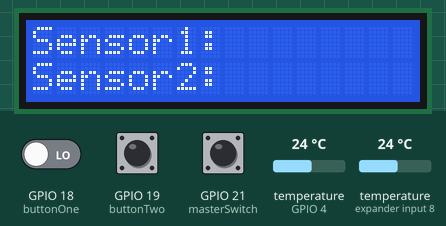
This sketch was run on a simulated ESP32. Parts: 16×2 character LCD. Inputs (shaded band) come from the test bench; at power-on: GPIO 21 (masterSwitch) LOW, GPIO 18 (buttonOne) LOW, GPIO 19 (buttonTwo) LOW, temperature (sensors on expander input 8, GPIO 4) 24 °C. WiFi joins after 1.5 s; servers stay silent unless stated; what the sketch prints to the serial monitor is not drawn.

Above: at 3.2 s.
3.3 s: GPIO 21 (masterSwitch) pulled HIGH for 0.15 s
At 5.1 s:
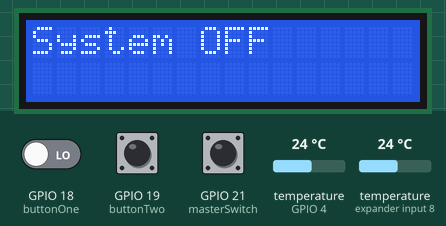
5.8 s: GPIO 21 (masterSwitch) pulled HIGH for 3.2 s
At 6.2 s:
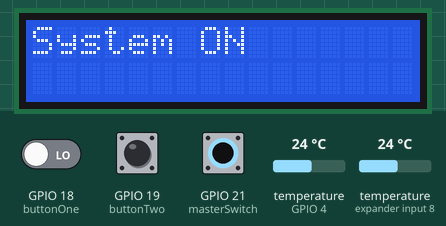
11.4 s: GPIO 18 (buttonOne) driven HIGH and GPIO 21 (masterSwitch) driven HIGH
At 14.0 s:
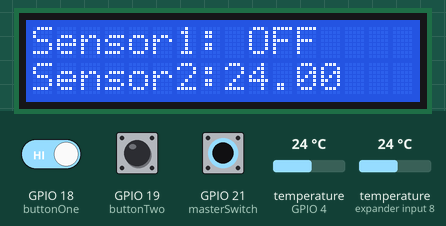
14.4 s: GPIO 19 (buttonTwo) pulled HIGH for 3.2 s
At 17.1 s:
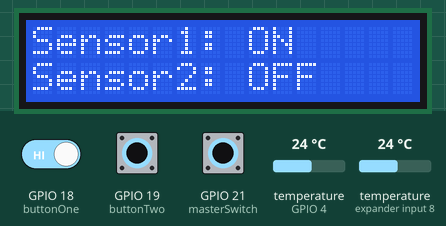
19.9 s: GPIO 19 (buttonTwo) pulled HIGH for 3.2 s
At 22.0 s:
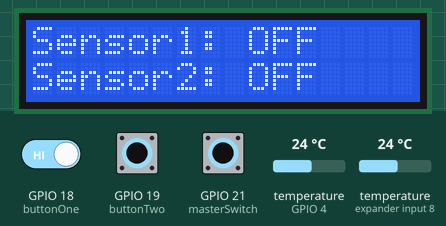
25.0 s: temperature (sensor on expander input 8) set to 12 °C
At 27.4 s:
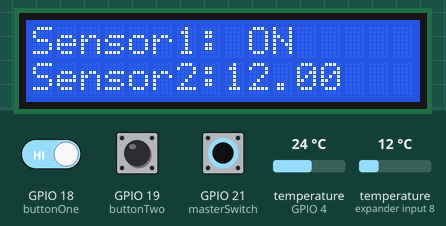
Timing chart, 0 to 28.9 s (numbered marks = the images above; inputs shaded):
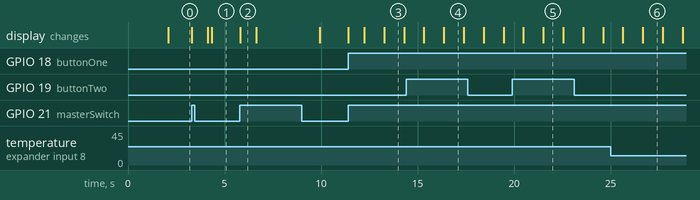

Measured:
- after the input at 3.3 s, the display: first changes at once (image 1 shows a later state)
- after the input at 5.8 s, the display: changes at once (image 2)
- after the input at 11.4 s, the display: first changes at once (image 3 shows a later state)
- after the input at 14.4 s, the display: first differs from a run without the input after 2.0 s (image 4)
- after the input at 19.9 s, the display: first differs from a run without the input after 1.6 s (image 5)
- after the input at 25.0 s, the display: first changes after 0.64 s (image 6 shows a later state)
- what the display in image 2 shows lasts 0.8 s, from 5.8 s to 6.6 s

The sketch:

WebServer.ino
```cpp
#include <WiFi.h>
#include <DallasTemperature.h>
#include <OneWire.h>
#include <LiquidCrystal.h>

// Wi-Fi credentials
const char* ssid = "Logans-Phone";
const char* password = "Falcons1";

// Temperature sensor pin
#define ONE_WIRE_BUS 4

// Set up a oneWire instance to communicate with any OneWire devices
OneWire oneWire(ONE_WIRE_BUS);

// Pass our oneWire reference to Dallas Temperature sensor
DallasTemperature sensors(&oneWire);

float sensorData[2]; // Array to store temperature data from sensors

// Server IP address and port number for data transmission and command handling
const char* serverIP = "192.168.139.1";  // Replace with your laptop’s IP address
const int serverPort = 3000;             // Port to send data to JavaFX application
const int commandPort = 3001;            // Port to receive commands from JavaFX application

unsigned long previousMillis = 0;
const long interval = 1000;              // Interval to send data (1 second)

WiFiClient client;                       // WiFi client to manage TCP connection
WiFiServer commandServer(commandPort);   // Create server to listen for commands from JavaFX

// LCD and Button Configuration
#define buttonOne 18
#define buttonTwo 19
#define masterSwitch 21 // Master switch pin

const int rs = 13, en = 12, d4 = 14, d5 = 27, d6 = 26, d7 = 25;
LiquidCrystal lcd(rs, en, d4, d5, d6, d7);

int onOne = 1;                           // Toggle flag for Sensor 1 display on LCD
int onTwo = 1;                           // Toggle flag for Sensor 2 display on LCD

int virtualOnOne = 1;                    // Separate flag for virtual control of Sensor 1
int virtualOnTwo = 1;                    // Separate flag for virtual control of Sensor 2

int masterSwitchState = LOW;             // State of the master switch
int lastMasterSwitchState = LOW;         // Last recorded state of the master switch

DeviceAddress tempDeviceAddress;
int numberOfDevices;

// Button debounce configuration
unsigned long lastDebounceTimeOne = 0;
unsigned long lastDebounceTimeTwo = 0;
int lastButtonStateOne = LOW;
int lastButtonStateTwo = LOW;
const unsigned long debounceDelay = 20;  // Debounce delay to avoid multiple presses

void setup() {
  Serial.begin(115200);

  // Initialize Wi-Fi connection
  WiFi.begin(ssid, password);
  Serial.print("Connecting to WiFi...");
  while (WiFi.status() != WL_CONNECTED) {
    delay(1000);
    Serial.print(".");
  }
  Serial.println("\nConnected to WiFi");
  Serial.println("ESP32 IP Address: ");
  Serial.println(WiFi.localIP());

  // Start the command server to listen for commands from JavaFX
  commandServer.begin();
  Serial.println("Command server started on port 3001");

  // Initialize temperature sensors
  sensors.begin();
  numberOfDevices = sensors.getDeviceCount();
  Serial.print("Found ");
  Serial.print(numberOfDevices, DEC);
  Serial.println(" temperature devices.");

  // Initialize LCD
  lcd.begin(16, 2);
  lcd.clear();
  lcd.print("Sensor1:");
  lcd.setCursor(0, 1);
  lcd.print("Sensor2:");

  // Initialize button and master switch pins
  pinMode(buttonOne, INPUT);
  pinMode(buttonTwo, INPUT);
  pinMode(masterSwitch, INPUT); // Master switch pin
}

void loop() {
  // Read master switch state
  masterSwitchState = digitalRead(masterSwitch);

  // If master switch state changes, update the system
  if (masterSwitchState != lastMasterSwitchState) {
    if (masterSwitchState == LOW) {
      lcd.clear();
      lcd.print("System OFF");
      sendDataToServer("no_data");  // Send no_data message to JavaFX
    } else {
      lcd.clear();
      lcd.print("System ON");
    }
    lastMasterSwitchState = masterSwitchState;
  }

  // Only operate if master switch is ON
  if (masterSwitchState == HIGH) {
    // Get sensor readings
    sensors.requestTemperatures();
    sensorData[0] = sensors.getTempCByIndex(0);
    sensorData[1] = sensors.getTempCByIndex(1);

    // Display data on the LCD
    updateLCD();

    // Handle button presses for physical buttons
    handlePhysicalButtonPresses();

    // Handle incoming commands from JavaFX application
    handleIncomingCommands();

    // Send data to server at defined intervals
    unsigned long currentMillis = millis();
    if (currentMillis - previousMillis >= interval) {
      previousMillis = currentMillis;
      sendDataToServer();
    }
  }

  //delay(100);  // Short delay to avoid overloading the loop
}

void sendDataToServer() {
  if (WiFi.status() == WL_CONNECTED && masterSwitchState == HIGH) {
    if (client.connect(serverIP, serverPort)) {
      String jsonData = "{\"sensor1\":" + String(sensorData[0], 2) + ",\"sensor2\":" + String(sensorData[1], 2) + "}";
      client.println(jsonData);
      Serial.println("Data sent: " + jsonData);
      client.stop();
    } else {
      Serial.println("Connection to server failed.");
    }
  } else {
    Serial.println("WiFi not connected or Master Switch is OFF.");
  }
}

void sendDataToServer(String message) {
  if (WiFi.status() == WL_CONNECTED) {
    if (client.connect(serverIP, serverPort)) {
      client.println(message);
      Serial.println("Message sent: " + message);
      client.stop();
    } else {
      Serial.println("Connection to server failed.");
    }
  } else {
    Serial.println("WiFi not connected.");
  }
}

void updateLCD() {
  if (masterSwitchState == HIGH) {
    for (int i = 0; i < numberOfDevices; i++) {
      if (sensors.getAddress(tempDeviceAddress, i)) {
        float tempC = sensors.getTempC(tempDeviceAddress);
        if (tempC != -127.00) {
          if (i == 0 && onOne == 1) {
            lcd.setCursor(0, 0);
            lcd.print("Sensor1:");
            lcd.setCursor(8, 0);
            lcd.print(tempC);
          } else if (i == 0) {
            lcd.setCursor(8, 0);
            lcd.print(" OFF ");
          }
          if (i == 1 && onTwo == 1) {
            lcd.setCursor(0, 1);
            lcd.print("Sensor2:");
            lcd.setCursor(8, 1);
            lcd.print(tempC);
          } else if (i == 1) {
            lcd.setCursor(8, 1);
            lcd.print(" OFF ");
          }
        } else {
          if (i == 0) {
            lcd.setCursor(8, 0);
            lcd.print("ERROR");
          } else {
            lcd.setCursor(8, 1);
            lcd.print("ERROR");
          }
        }
      }
    }
  } else {
    lcd.clear();
    lcd.print("No Data");
  }
}

void handlePhysicalButtonPresses() {
  // Read the state of each button
  int readingOne = digitalRead(buttonOne);
  int readingTwo = digitalRead(buttonTwo);

  // Debounce button 1
  if (readingOne != lastButtonStateOne) {
    lastDebounceTimeOne = millis();  // Reset debounce timer
  }
  if ((millis() - lastDebounceTimeOne) > debounceDelay && readingOne == HIGH) {
    onOne = !onOne; // Toggle Sensor 1 state
    virtualOnOne = onOne; // Synchronize with virtual state
    lcd.setCursor(8, 0);
    lcd.print(onOne ? " ON " : " OFF ");
  }
  lastButtonStateOne = readingOne;

  // Debounce button 2
  if (readingTwo != lastButtonStateTwo) {
    lastDebounceTimeTwo = millis();  // Reset debounce timer
  }
  if ((millis() - lastDebounceTimeTwo) > debounceDelay && readingTwo == HIGH) {
    onTwo = !onTwo; // Toggle Sensor 2 state
    virtualOnTwo = onTwo; // Synchronize with virtual state
    lcd.setCursor(8, 1);
    lcd.print(onTwo ? " ON " : " OFF ");
  }
  lastButtonStateTwo = readingTwo;
}

void handleIncomingCommands() {
  WiFiClient commandClient = commandServer.available(); // Check for incoming clients

  if (commandClient) {
    Serial.println("Command received from JavaFX application");
    String command = commandClient.readStringUntil('\n'); // Read the command
    command.trim();  // Remove any trailing whitespace

    // Handle the received command
    if (command == "toggleSensor1") {
      virtualOnOne = !virtualOnOne; // Toggle virtual state for Sensor 1
      onOne = virtualOnOne;         // Sync physical state with virtual state
      lcd.setCursor(8, 0);
      lcd.print(onOne ? " ON " : " OFF ");
      Serial.println("Sensor 1 display toggled");
    } else if (command == "toggleSensor2") {
      virtualOnTwo = !virtualOnTwo; // Toggle virtual state for Sensor 2
      onTwo = virtualOnTwo;         // Sync physical state with virtual state
      lcd.setCursor(8, 1);
      lcd.print(onTwo ? " ON " : " OFF ");
      Serial.println("Sensor 2 display toggled");
    }

    commandClient.stop(); // Close the connection
  }
}
```
